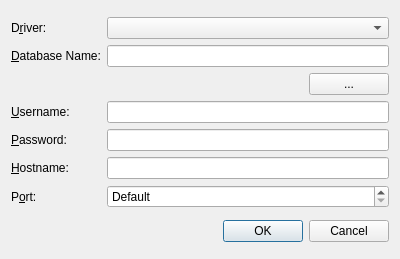
<?xml version="1.0" encoding="UTF-8"?>
<ui version="4.0">
 <class>SqlConnectionDialog</class>
 <widget class="QDialog" name="SqlConnectionDialog">
  <property name="geometry">
   <rect>
    <x>0</x>
    <y>0</y>
    <width>400</width>
    <height>259</height>
   </rect>
  </property>
  <property name="windowTitle">
   <string>Connect...</string>
  </property>
  <layout class="QVBoxLayout" name="verticalLayout">
   <item>
    <layout class="QGridLayout" name="gridLayout">
     <item row="0" column="0">
      <widget class="QLabel" name="textLabel2">
       <property name="text">
        <string>D&amp;river:</string>
       </property>
       <property name="buddy">
        <cstring>driverCombo</cstring>
       </property>
      </widget>
     </item>
     <item row="0" column="1" colspan="2">
      <widget class="QComboBox" name="driverCombo">
       <property name="toolTip">
        <string>Select the database driver</string>
       </property>
      </widget>
     </item>
     <item row="1" column="0">
      <widget class="QLabel" name="textLabel3">
       <property name="text">
        <string>&amp;Database Name:</string>
       </property>
       <property name="buddy">
        <cstring>databaseEdit</cstring>
       </property>
      </widget>
     </item>
     <item row="1" column="1" colspan="2">
      <widget class="QLineEdit" name="databaseEdit">
       <property name="sizePolicy">
        <sizepolicy hsizetype="Minimum" vsizetype="Fixed">
         <horstretch>0</horstretch>
         <verstretch>0</verstretch>
        </sizepolicy>
       </property>
       <property name="toolTip">
        <string>Enter the database name</string>
       </property>
      </widget>
     </item>
     <item row="2" column="1">
      <spacer name="horizontalSpacer">
       <property name="orientation">
        <enum>Qt::Horizontal</enum>
       </property>
       <property name="sizeHint" stdset="0">
        <size>
         <width>40</width>
         <height>20</height>
        </size>
       </property>
      </spacer>
     </item>
     <item row="2" column="2">
      <widget class="QPushButton" name="databaseFileButton">
       <property name="toolTip">
        <string>Press to select a database file</string>
       </property>
       <property name="text">
        <string>...</string>
       </property>
      </widget>
     </item>
     <item row="3" column="0">
      <widget class="QLabel" name="textLabel4">
       <property name="text">
        <string>&amp;Username:</string>
       </property>
       <property name="buddy">
        <cstring>usernameEdit</cstring>
       </property>
      </widget>
     </item>
     <item row="3" column="1" colspan="2">
      <widget class="QLineEdit" name="usernameEdit">
       <property name="toolTip">
        <string>Enter the user name</string>
       </property>
      </widget>
     </item>
     <item row="4" column="0">
      <widget class="QLabel" name="textLabel4_2">
       <property name="text">
        <string>&amp;Password:</string>
       </property>
       <property name="buddy">
        <cstring>passwordEdit</cstring>
       </property>
      </widget>
     </item>
     <item row="4" column="1" colspan="2">
      <widget class="QLineEdit" name="passwordEdit">
       <property name="echoMode">
        <enum>QLineEdit::Password</enum>
       </property>
      </widget>
     </item>
     <item row="5" column="0">
      <widget class="QLabel" name="textLabel5">
       <property name="text">
        <string>&amp;Hostname:</string>
       </property>
       <property name="buddy">
        <cstring>hostnameEdit</cstring>
       </property>
      </widget>
     </item>
     <item row="5" column="1" colspan="2">
      <widget class="QLineEdit" name="hostnameEdit">
       <property name="toolTip">
        <string>Enter the hostname</string>
       </property>
      </widget>
     </item>
     <item row="6" column="0">
      <widget class="QLabel" name="textLabel5_2">
       <property name="text">
        <string>P&amp;ort:</string>
       </property>
       <property name="buddy">
        <cstring>portSpinBox</cstring>
       </property>
      </widget>
     </item>
     <item row="6" column="1" colspan="2">
      <widget class="QSpinBox" name="portSpinBox">
       <property name="toolTip">
        <string>Enter the port number</string>
       </property>
       <property name="specialValueText">
        <string>Default</string>
       </property>
       <property name="minimum">
        <number>-1</number>
       </property>
       <property name="maximum">
        <number>65535</number>
       </property>
       <property name="value">
        <number>-1</number>
       </property>
      </widget>
     </item>
    </layout>
   </item>
   <item>
    <widget class="QDialogButtonBox" name="buttonBox">
     <property name="orientation">
      <enum>Qt::Horizontal</enum>
     </property>
     <property name="standardButtons">
      <set>QDialogButtonBox::Cancel|QDialogButtonBox::Ok</set>
     </property>
    </widget>
   </item>
  </layout>
 </widget>
 <tabstops>
  <tabstop>driverCombo</tabstop>
  <tabstop>databaseEdit</tabstop>
  <tabstop>databaseFileButton</tabstop>
  <tabstop>usernameEdit</tabstop>
  <tabstop>passwordEdit</tabstop>
  <tabstop>hostnameEdit</tabstop>
  <tabstop>portSpinBox</tabstop>
  <tabstop>buttonBox</tabstop>
 </tabstops>
 <resources/>
 <connections>
  <connection>
   <sender>buttonBox</sender>
   <signal>accepted()</signal>
   <receiver>SqlConnectionDialog</receiver>
   <slot>accept()</slot>
   <hints>
    <hint type="sourcelabel">
     <x>248</x>
     <y>254</y>
    </hint>
    <hint type="destinationlabel">
     <x>157</x>
     <y>274</y>
    </hint>
   </hints>
  </connection>
  <connection>
   <sender>buttonBox</sender>
   <signal>rejected()</signal>
   <receiver>SqlConnectionDialog</receiver>
   <slot>reject()</slot>
   <hints>
    <hint type="sourcelabel">
     <x>316</x>
     <y>260</y>
    </hint>
    <hint type="destinationlabel">
     <x>286</x>
     <y>274</y>
    </hint>
   </hints>
  </connection>
 </connections>
</ui>
